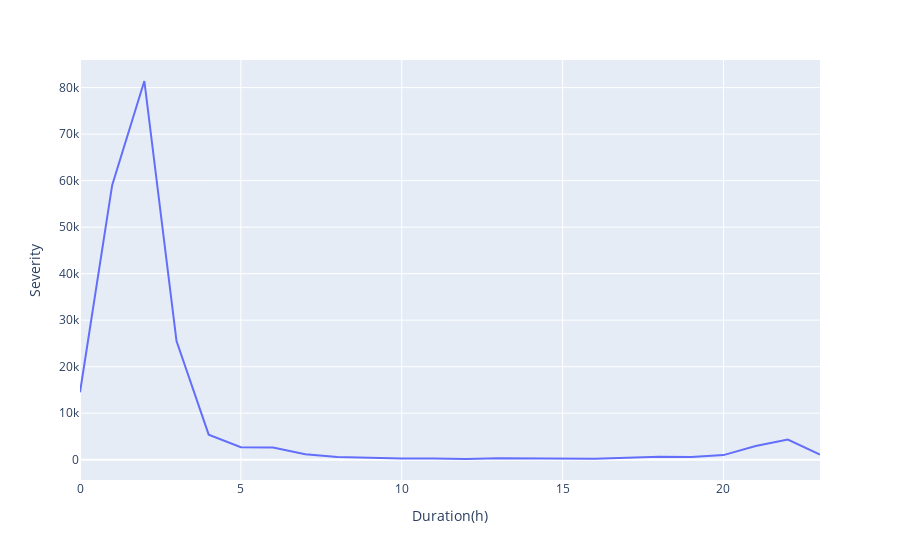

Notebook code cell kept with this figure:
### Code cell
px.line(top_duration_severties, top_duration_severties['Duration(h)'], top_duration_severties.Severity)

### Figure 1 — Plotly figure (JSON) as saved in the notebook; plotly's stock layout.template omitted (floating-point values rounded to 4 significant figures)
{"data": [{"hovertemplate": "Duration(h)=%{x}<br>Severity=%{y}<extra></extra>", "legendgroup": "", "line": {"color": "#636efa", "dash": "solid"}, "marker": {"symbol": "circle"}, "mode": "lines", "name": "", "orientation": "v", "showlegend": false, "type": "scatter", "x": [0, 1, 2, 3, 4, 5, 6, 7, 8, 9, 10, 11, 12, 13, 14, 15, 16, 17, 18, 19, 20, 21, 22, 23], "xaxis": "x", "y": [14490, 59020, 81420, 25502, 5382, 2686, 2600, 1146, 556, 330, 238, 228, 146, 326, 272, 150, 208, 414, 626, 568, 986, 2950, 4320, 1114], "yaxis": "y"}], "layout": {"legend": {"tracegroupgap": 0}, "margin": {"t": 60}, "xaxis": {"anchor": "y", "domain": [0, 1], "title": {"text": "Duration(h)"}}, "yaxis": {"anchor": "x", "domain": [0, 1], "title": {"text": "Severity"}}}}
